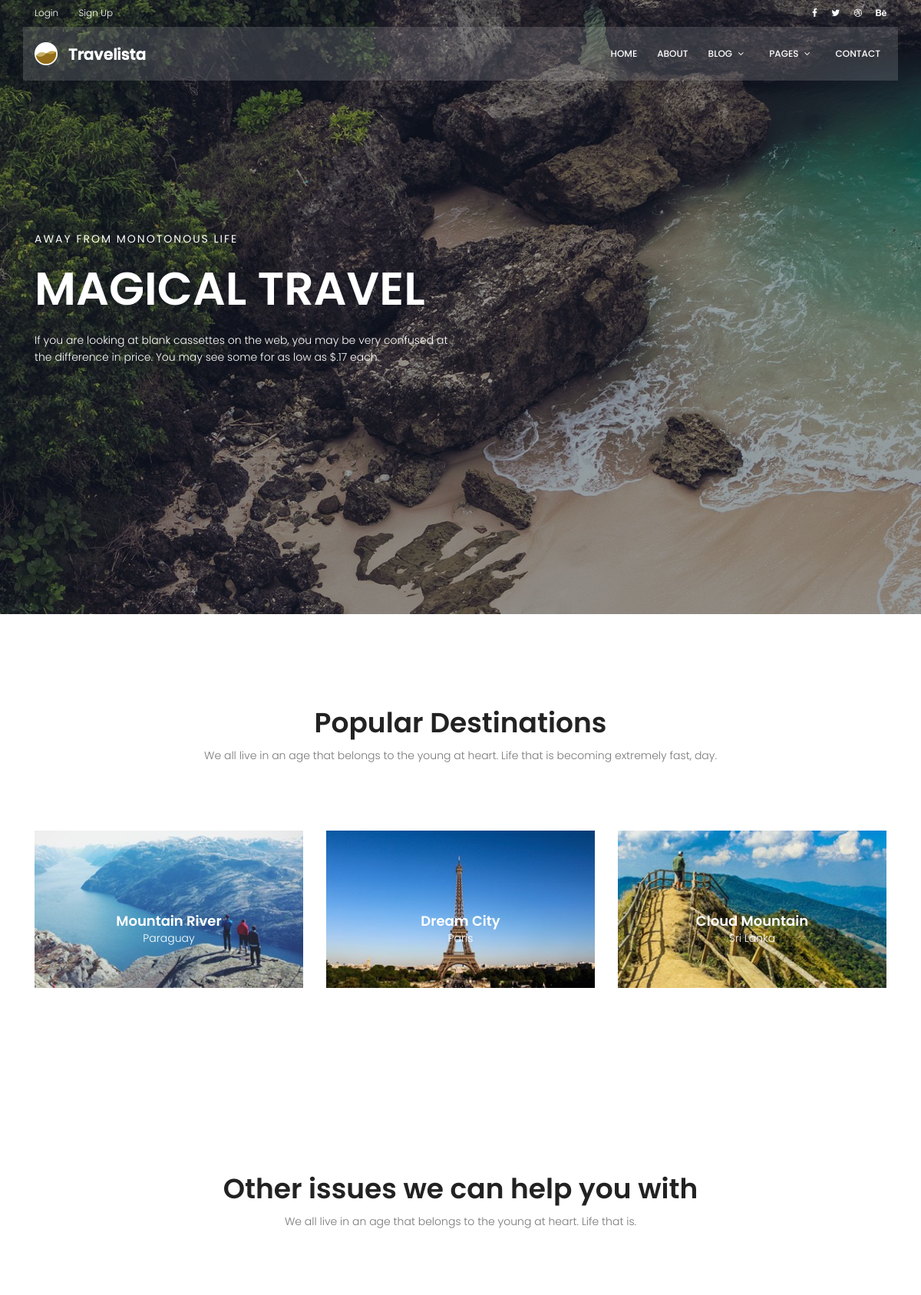
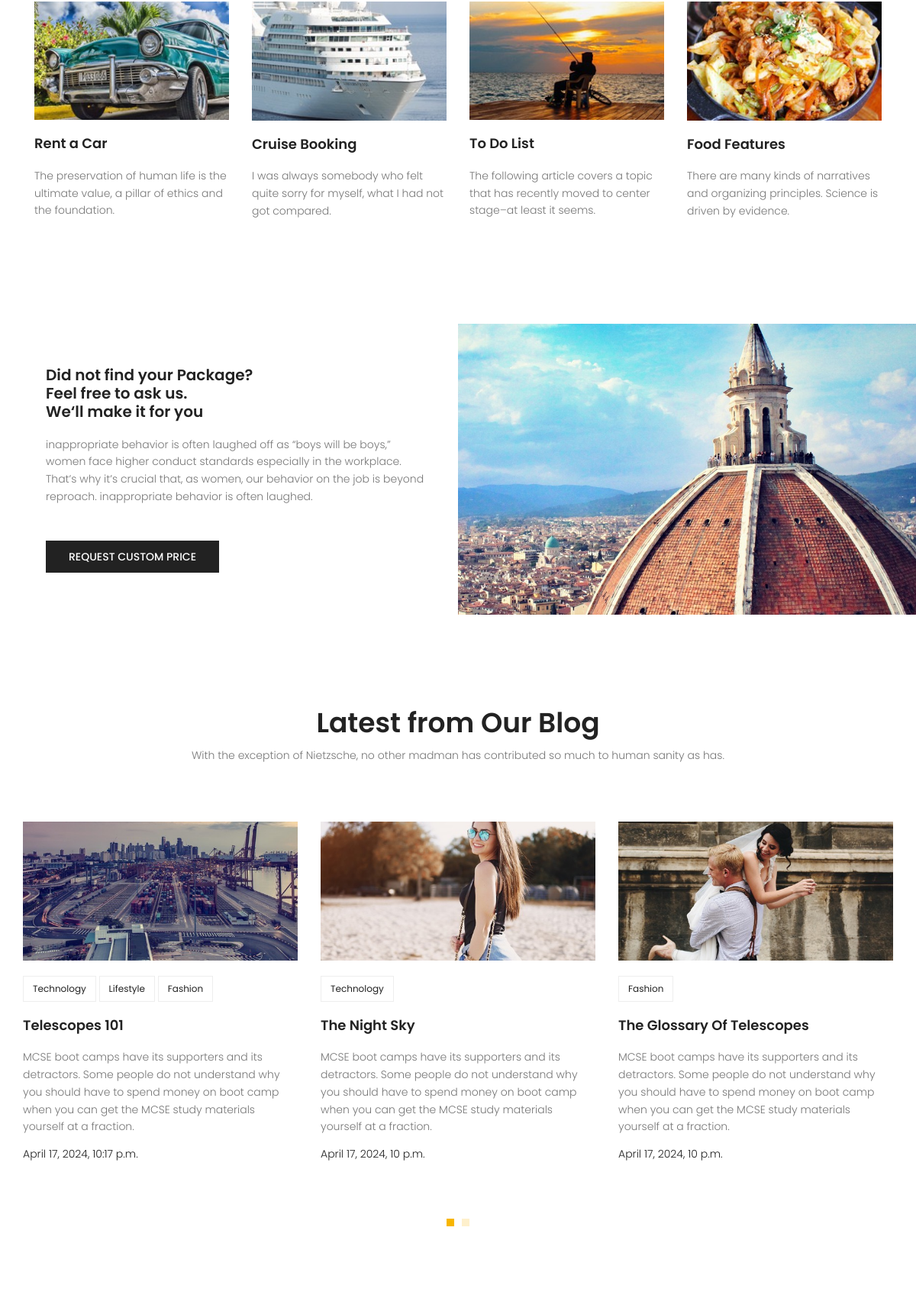
The page / (upper part) on the database its author committed (2 pictures, top to bottom).
### Blog/models.py (models this page shows, shortened)
class Post(models.Model):
    title=models.CharField(max_length=250)
    content=models.TextField(max_length=250)
    author=models.ForeignKey(User,on_delete=models.SET_NULL,null=True)
    category=models.ManyToManyField(Category)
    create_date=models.DateTimeField(auto_now_add=True)
    published_date=models.DateTimeField(default=timezone.now)
    image=models.ImageField(upload_to='blog',default='blog/default.jpg')
    status=models.BooleanField(default=False)
    counted_views=models.IntegerField(default=0)
    tags = TaggableManager()

class Category(models.Model):
    name=models.CharField(max_length=250)

### Blog/views.py (the view)
# urls.py: path('', index ,name='index'),
def index(request):
    return render(request,'index.html')

### Blog/templatetags/blog_tags.py (called while the page is built)
@register.inclusion_tag('index-recent-areaa.html')
def blog_recent():
    postss=Post.objects.filter( published_date__lte=timezone.now(), status=True).order_by('-published_date')
    return {'posts':postss}

### templates/index.html (shortened to what this page needs)
{% load static %}
{% load blog_tags %}
<!DOCTYPE html>
<html lang="zxx" class="no-js">
{% include 'head.html' %}
<body>
{% include 'header.html' %}
<section class="banner-area relative">
    <div class="overlay overlay-bg"></div>
    <div class="container">
        <div class="row fullscreen align-items-center justify-content-between">
            <div class="col-lg-6 col-md-6 banner-left">
                <h6 class="text-white">Away from monotonous life</h6>
                <h1 class="text-white">Magical Travel</h1>
                <p class="text-white">
                    If you are looking at blank cassettes on the web, you may be very confused at the difference in
                    price. You may see some for as low as $.17 each.
                </p>
            </div>
        </div>
    </div>
</section>
<section class="popular-destination-area section-gap">
    <div class="container">
        <div class="row d-flex justify-content-center">
            <div class="menu-content pb-70 col-lg-8">
                <div class="title text-center">
                    <h1 class="mb-10">Popular Destinations</h1>
                    <p>We all live in an age that belongs to the young at heart. Life that is becoming extremely fast,
                        day.</p>
                </div>
            </div>
        </div>
        <div class="row">
            <div class="col-lg-4">
                <div class="single-destination relative">
                    <div class="thumb relative">
                        <img class="img-fluid" src="{% static "img/d1.jpg" %}" alt="">
                    </div>
                    <div class="desc">
                        <h4>Mountain River</h4>
                        <p>Paraguay</p>
                    </div>
                </div>
            </div>
            <div class="col-lg-4">
                <div class="single-destination relative">
                    <div class="thumb relative">
                        <img class="img-fluid" src="{% static 'img/d2.jpg' %}" alt="">
                    </div>
                    <div class="desc">
                        <h4>Dream City</h4>
                        <p>Paris</p>
                    </div>
                </div>
            </div>
            <div class="col-lg-4">
                <div class="single-destination relative">
                    <div class="thumb relative">
                        <img class="img-fluid" src="{% static 'img/d3.jpg' %}" alt="">
                    </div>
                    <div class="desc">
                        <h4>Cloud Mountain</h4>
                        <p>Sri Lanka</p>
                    </div>
                </div>
            </div>
        </div>
    </div>
</section>
<section class="other-issue-area section-gap">
    <div class="container">
        <div class="row d-flex justify-content-center">
            <div class="menu-content pb-70 col-lg-9">
                <div class="title text-center">
                    <h1 class="mb-10">Other issues we can help you with</h1>
                    <p>We all live in an age that belongs to the young at heart. Life that is.</p>
                </div>
            </div>
        </div>
        <div class="row">
            <div class="col-lg-3 col-md-6">
                <div class="single-other-issue">
                    <div class="thumb">
                        <img class="img-fluid" src="{% static "img/o1.jpg" %}" alt="">
                    </div>
                    <a href="#">
                        <h4>Rent a Car</h4>
                    </a>
                    <p>
                        The preservation of human life is the ultimate value, a pillar of ethics and the foundation.
                    </p>
                </div>
            </div>
            <div class="col-lg-3 col-md-6">
                <div class="single-other-issue">
                    <div class="thumb">
                        <img class="img-fluid" src="{% static "img/o2.jpg" %}" alt="">
                    </div>
                    <a href="#">
                        <h4>Cruise Booking</h4>
                    </a>
                    <p>
                        I was always somebody who felt quite sorry for myself, what I had not got compared.
                    </p>
                </div>
            </div>
            <div class="col-lg-3 col-md-6">
                <div class="single-other-issue">
                    <div class="thumb">
                        <img class="img-fluid" src="{% static "img/o3.jpg" %}" alt="">
                    </div>
                    <a href="#">
                        <h4>To Do List</h4>
                    </a>
                    <p>
                        The following article covers a topic that has recently moved to center stage–at least it seems.
                    </p>
                </div>
            </div>
            <div class="col-lg-3 col-md-6">
                <div class="single-other-issue">
                    <div class="thumb">
                        <img class="img-fluid" src="{% static "img/o4.jpg" %}" alt="">
                    </div>
                    <a href="#">
                        <h4>Food Features</h4>
                    </a>
                    <p>
                        There are many kinds of narratives and organizing principles. Science is driven by evidence.
                    </p>
                </div>
            </div>
        </div>
    </div>
</section>
<section class="home-about-area">
    <div class="container-fluid">
        <div class="row align-items-center justify-content-end">
            <div class="col-lg-6 col-md-12 home-about-left">
                <h1>
                    Did not find your Package? <br>
                    Feel free to ask us. <br>
                    We‘ll make it for you
                </h1>
                <p>
                    inappropriate behavior is often laughed off as “boys will be boys,” women face higher conduct
                    standards especially in the workplace. That’s why it’s crucial that, as women, our behavior on the
                    job is beyond reproach. inappropriate behavior is often laughed.
                </p>
                <a href="{% static "#" %}" class="primary-btn text-uppercase">request custom price</a>
            </div>
            <div class="col-lg-6 col-md-12 home-about-right no-padding">
                <img class="img-fluid" src="{% static 'img/about-img.jpg' %}" alt="">
            </div>
        </div>
    </div>
</section>
{% blog_recent %}
</body>
</html>

### templates/index-recent-areaa.html
{% load blog_tags %}
{% load static %}
<section class="recent-blog-area section-gap">
    <div class="container">
        <div class="row d-flex justify-content-center">
            <div class="menu-content pb-60 col-lg-9">
                <div class="title text-center">
                    <h1 class="mb-10">Latest from Our Blog</h1>
                    <p>With the exception of Nietzsche, no other madman has contributed so much to human sanity as
                        has.</p>
                </div>
            </div>
        </div>
        <div class="row">
            <div class="active-recent-blog-carusel">
                {% for post in posts %}
                    <div class="single-recent-blog-post item">
                        <div class="thumb">
                            <img class="img-fluid" src="{{ post.image.url }}" alt="">
                        </div>
                        <div class="details">
                            <div class="tags">
                                <ul>
                                    {% for i in post.category.all %}
                                    <li>
                                        <a href="{% url  "category" cat=i.name %}">{{ i.name }}</a>
                                    </li>
                                    {% endfor %}
                                </ul>
                            </div>
                            <a href="{% url  "blogsingle" pid=post.id %}"><h4 class="title">{{ post.title }}</h4></a>
                            <p>
                                {{ post.content }}
                            </p>
                            <h6 class="date">{{ post.published_date}}</h6>
                        </div>
                    </div>
                {% endfor %}
            </div>
        </div>
    </div>
</section>

### statics/css/main.css (style rules this page uses)
body { color: #777777; font-family: "Poppins", sans-serif; font-size: 14px; font-weight: 300; line-height: 1.625em; position: relative; }
ol, ul { margin: 0; padding: 0; list-style: none; }
a { -webkit-transition: all 0.3s ease 0s; -moz-transition: all 0.3s ease 0s; -o-transition: all 0.3s ease 0s; transition: all 0.3s ease 0s; }
a, a:focus, a:hover { text-decoration: none; outline: 0; }
h1, h2, h3, h4, h5, h6 { font-family: "Poppins", sans-serif; color: #222222; line-height: 1.2em !important; margin-bottom: 0; margin-top: 0; font-weight: 600; }
h1, .h1 { font-size: 36px; }
h4, .h4 { font-size: 18px; }
h6, .h6 { font-size: 14px; color: #222222; }
.mb-10 { margin-bottom: 10px; }
.pb-60 { padding-bottom: 60px; }
.pb-70 { padding-bottom: 70px; }
.text-white { color: #fff; }
.text-center { text-align: center; }
.relative { position: relative; }
.overlay { position: absolute; left: 0; right: 0; top: 0; bottom: 0; }
.no-padding { padding: 0; }
h1 { font-size: 36px; }
h4 { font-size: 18px; }
h6 { font-size: 14px; }
h1, h2, h3, h4, h5, h6 { line-height: 1.5em; }
.section-gap { padding: 120px 0; }
.primary-btn { background: #f8b600; line-height: 42px; padding-left: 30px; padding-right: 30px; border: none; color: #fff; display: inline-block; font-size: 14px; font-weight: 500; position: relative; -webkit-transition: all 0.3s ease 0s; -moz-transition: all 0.3s ease 0s; -o-transition: all 0.3s ease 0s; transition: all 0.3s ease 0s; cursor: pointer; position: relative; }
.banner-area { background: url(../img/hero-bg.jpg) center; background-size: cover; }
.banner-area .overlay-bg { background: rgba(4, 9, 30, 0.4); }
.banner-left h6 { text-transform: uppercase; font-weight: 400; font-size: 14px; letter-spacing: 2px; }
.banner-left h1 { margin: 20px 0; font-size: 60px; text-transform: uppercase; }
.banner-left p { margin: 20px 0px; }
.single-destination { -webkit-transition: all 0.3s ease 0s; -moz-transition: all 0.3s ease 0s; -o-transition: all 0.3s ease 0s; transition: all 0.3s ease 0s; }
.single-destination .thumb { position: relative; }
.single-destination .thumb img { width: 100%; }
.single-destination .desc { text-align: center; position: absolute; width: 100%; left: 50%; top: 50%; transform: translate(-50%, -50%); }
.single-destination .desc h4 { color: #fff; }
.single-destination .desc p { color: #fff; font-size: 14px; font-weight: 300; margin-bottom: 0px; }
.single-other-issue .thumb { overflow: hidden; }
.single-other-issue .thumb img { width: 100%; -webkit-transition: all 0.3s ease 0s; -moz-transition: all 0.3s ease 0s; -o-transition: all 0.3s ease 0s; transition: all 0.3s ease 0s; }
.single-other-issue h4 { margin: 20px 0; -webkit-transition: all 0.3s ease 0s; -moz-transition: all 0.3s ease 0s; -o-transition: all 0.3s ease 0s; transition: all 0.3s ease 0s; }
.home-about-area .home-about-left { padding-left: 20%; }
@media (max-width: 1366px) { .home-about-area .home-about-left { padding-left: 5%; } }
.home-about-area .home-about-left h1 { max-width: 510px; }
@media (max-width: 1366px) { .home-about-area .home-about-left h1 { font-size: 20px; } }
.home-about-area .home-about-left p { max-width: 500px; padding: 20px 0; }
.home-about-area .home-about-left .primary-btn { margin-top: 10px; background: #222; font-size: 14px; }
.home-about-area .home-about-right img { width: 100%; }
.recent-blog-area .single-recent-blog-post .thumb { overflow: hidden; }
.recent-blog-area .single-recent-blog-post .thumb img { -webkit-transition: all 0.3s ease 0s; -moz-transition: all 0.3s ease 0s; -o-transition: all 0.3s ease 0s; transition: all 0.3s ease 0s; }
.recent-blog-area .single-recent-blog-post .tags { margin: 20px 0px; }
.recent-blog-area .single-recent-blog-post .tags li { display: inline-block; border: 1px solid #eee; padding: 4px 12px; -webkit-transition: all 0.3s ease 0s; -moz-transition: all 0.3s ease 0s; -o-transition: all 0.3s ease 0s; transition: all 0.3s ease 0s; }
.recent-blog-area .single-recent-blog-post .tags li a { font-weight: 400; font-size: 12px; color: #222; }
.recent-blog-area .single-recent-blog-post .title { -webkit-transition: all 0.3s ease 0s; -moz-transition: all 0.3s ease 0s; -o-transition: all 0.3s ease 0s; transition: all 0.3s ease 0s; margin: 20px 0; }
.recent-blog-area .single-recent-blog-post .date { color: #222; font-weight: 300; }

### rows shown on the page
Post: image (picture), title "Telescopes 101", content "MCSE boot camps have its supporters and its detractors. Some people do not understand why you should have to spend money on boot camp when you can get the MCSE study materials yourself at a fraction.", published_date "April 17, 2024, 10:17 p.m."
Category: name "Technology"
Category: name "Lifestyle"
Category: name "Fashion"
Post: image (picture), title "The Night Sky", content "MCSE boot camps have its supporters and its detractors. Some people do not understand why you should have to spend money on boot camp when you can get the MCSE study materials yourself at a fraction.", published_date "April 17, 2024, 10 p.m."
Post: image (picture), title "The Glossary Of Telescopes", content "MCSE boot camps have its supporters and its detractors. Some people do not understand why you should have to spend money on boot camp when you can get the MCSE study materials yourself at a fraction.", published_date "April 17, 2024, 10 p.m."
